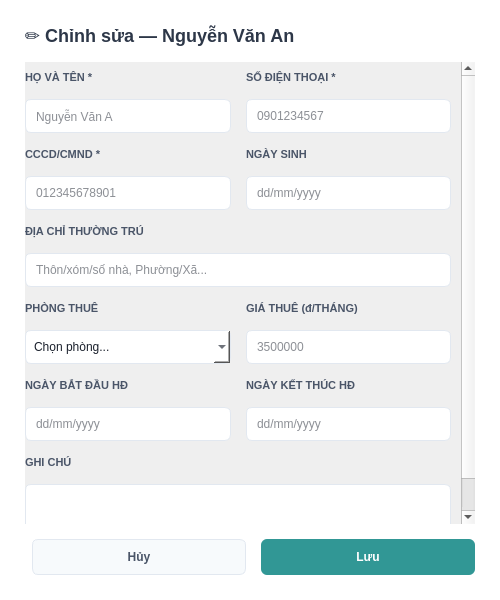
<?xml version='1.0' encoding='utf-8'?>
<ui version="4.0">
 <class>DialogFormKhachThue</class>
 <widget class="QDialog" name="DialogFormKhachThue">
  <property name="geometry"><rect><x>0</x><y>0</y><width>500</width><height>600</height></rect></property>
  <property name="windowTitle"><string>✏️ Chỉnh sửa — Nguyễn Văn An</string></property>
  <property name="styleSheet"><string>
QDialog { background-color: white; border-radius: 8px; }
QLabel { color: #4a5568; font-weight: bold; font-size: 11px; }
QLabel#lblDialogTitle { font-size: 18px; color: #2d3748; }
QLineEdit, QComboBox, QTextEdit { background-color: white; border: 1px solid #e2e8f0; border-radius: 6px; padding: 8px; color: #1a202c; }
QLineEdit:focus, QComboBox:focus, QTextEdit:focus { border: 1px solid #3182ce; }
QPushButton#btnCancel { background-color: #f7fafc; border: 1px solid #e2e8f0; border-radius: 6px; color: #4a5568; font-weight: bold; }
QPushButton#btnSave { background-color: #319795; border: none; border-radius: 6px; color: white; font-weight: bold; }
</string></property>
  <layout class="QVBoxLayout" name="mainLayout">
   <property name="spacing"><number>15</number></property>
   <property name="leftMargin"><number>25</number></property>
   <property name="topMargin"><number>25</number></property>
   <property name="rightMargin"><number>25</number></property>
   <property name="bottomMargin"><number>25</number></property>
   
   <item>
    <widget class="QLabel" name="lblDialogTitle">
     <property name="text"><string>✏️ Chỉnh sửa — Nguyễn Văn An</string></property>
    </widget>
   </item>

   <item>
    <widget class="QScrollArea" name="scrollArea">
     <property name="widgetResizable"><bool>true</bool></property>
     <property name="styleSheet"><string>QScrollArea { border: none; background-color: transparent; }</string></property>
     <widget class="QWidget" name="scrollContents">
      <layout class="QVBoxLayout">
       <property name="spacing"><number>15</number></property>
       <property name="leftMargin"><number>0</number></property>
       <property name="rightMargin"><number>10</number></property>
       
       <item>
        <layout class="QGridLayout" name="formGrid">
         <property name="spacing"><number>15</number></property>
         
         <item row="0" column="0">
          <layout class="QVBoxLayout"><item><widget class="QLabel"><property name="text"><string>HỌ VÀ TÊN *</string></property></widget></item><item><widget class="QLineEdit" name="inpName"><property name="placeholderText"><string>Nguyễn Văn A</string></property></widget></item></layout>
         </item>
         <item row="0" column="1">
          <layout class="QVBoxLayout"><item><widget class="QLabel"><property name="text"><string>SỐ ĐIỆN THOẠI *</string></property></widget></item><item><widget class="QLineEdit" name="inpPhone"><property name="placeholderText"><string>0901234567</string></property></widget></item></layout>
         </item>
         
         <item row="1" column="0">
          <layout class="QVBoxLayout"><item><widget class="QLabel"><property name="text"><string>CCCD/CMND *</string></property></widget></item><item><widget class="QLineEdit" name="inpIdCard"><property name="placeholderText"><string>012345678901</string></property></widget></item></layout>
         </item>
         <item row="1" column="1">
          <layout class="QVBoxLayout"><item><widget class="QLabel"><property name="text"><string>NGÀY SINH</string></property></widget></item><item><widget class="QLineEdit" name="inpDob"><property name="placeholderText"><string>dd/mm/yyyy</string></property></widget></item></layout>
         </item>
         
         <item row="2" column="0" colspan="2">
          <layout class="QVBoxLayout"><item><widget class="QLabel"><property name="text"><string>ĐỊA CHỈ THƯỜNG TRÚ</string></property></widget></item><item><widget class="QLineEdit" name="inpAddress"><property name="placeholderText"><string>Thôn/xóm/số nhà, Phường/Xã...</string></property></widget></item></layout>
         </item>
         
         <item row="3" column="0">
          <layout class="QVBoxLayout"><item><widget class="QLabel"><property name="text"><string>PHÒNG THUÊ</string></property></widget></item><item><widget class="QComboBox" name="cbRoom"><item><property name="text"><string>Chọn phòng...</string></property></item></widget></item></layout>
         </item>
         <item row="3" column="1">
          <layout class="QVBoxLayout"><item><widget class="QLabel"><property name="text"><string>GIÁ THUÊ (đ/THÁNG)</string></property></widget></item><item><widget class="QLineEdit" name="inpPrice"><property name="placeholderText"><string>3500000</string></property></widget></item></layout>
         </item>
         
         <item row="4" column="0">
          <layout class="QVBoxLayout"><item><widget class="QLabel"><property name="text"><string>NGÀY BẮT ĐẦU HĐ</string></property></widget></item><item><widget class="QLineEdit" name="inpStartDate"><property name="placeholderText"><string>dd/mm/yyyy</string></property></widget></item></layout>
         </item>
         <item row="4" column="1">
          <layout class="QVBoxLayout"><item><widget class="QLabel"><property name="text"><string>NGÀY KẾT THÚC HĐ</string></property></widget></item><item><widget class="QLineEdit" name="inpEndDate"><property name="placeholderText"><string>dd/mm/yyyy</string></property></widget></item></layout>
         </item>
         
         <item row="5" column="0" colspan="2">
          <layout class="QVBoxLayout"><item><widget class="QLabel"><property name="text"><string>GHI CHÚ</string></property></widget></item><item><widget class="QTextEdit" name="inpDesc"><property name="maximumSize"><size><width>16777215</width><height>60</height></size></property></widget></item></layout>
         </item>
         
        </layout>
       </item>
       <item><spacer><property name="orientation"><enum>Qt::Vertical</enum></property></spacer></item>
      </layout>
     </widget>
    </widget>
   </item>
   
   <item>
    <layout class="QHBoxLayout">
     <item><spacer><property name="orientation"><enum>Qt::Horizontal</enum></property></spacer></item>
     <item><widget class="QPushButton" name="btnCancel"><property name="text"><string>Hủy</string></property><property name="minimumSize"><size><width>90</width><height>36</height></size></property></widget></item>
     <item><widget class="QPushButton" name="btnSave"><property name="text"><string>Lưu</string></property><property name="minimumSize"><size><width>100</width><height>36</height></size></property></widget></item>
    </layout>
   </item>
   
  </layout>
 </widget>
 <resources/>
 <connections/>
</ui>
